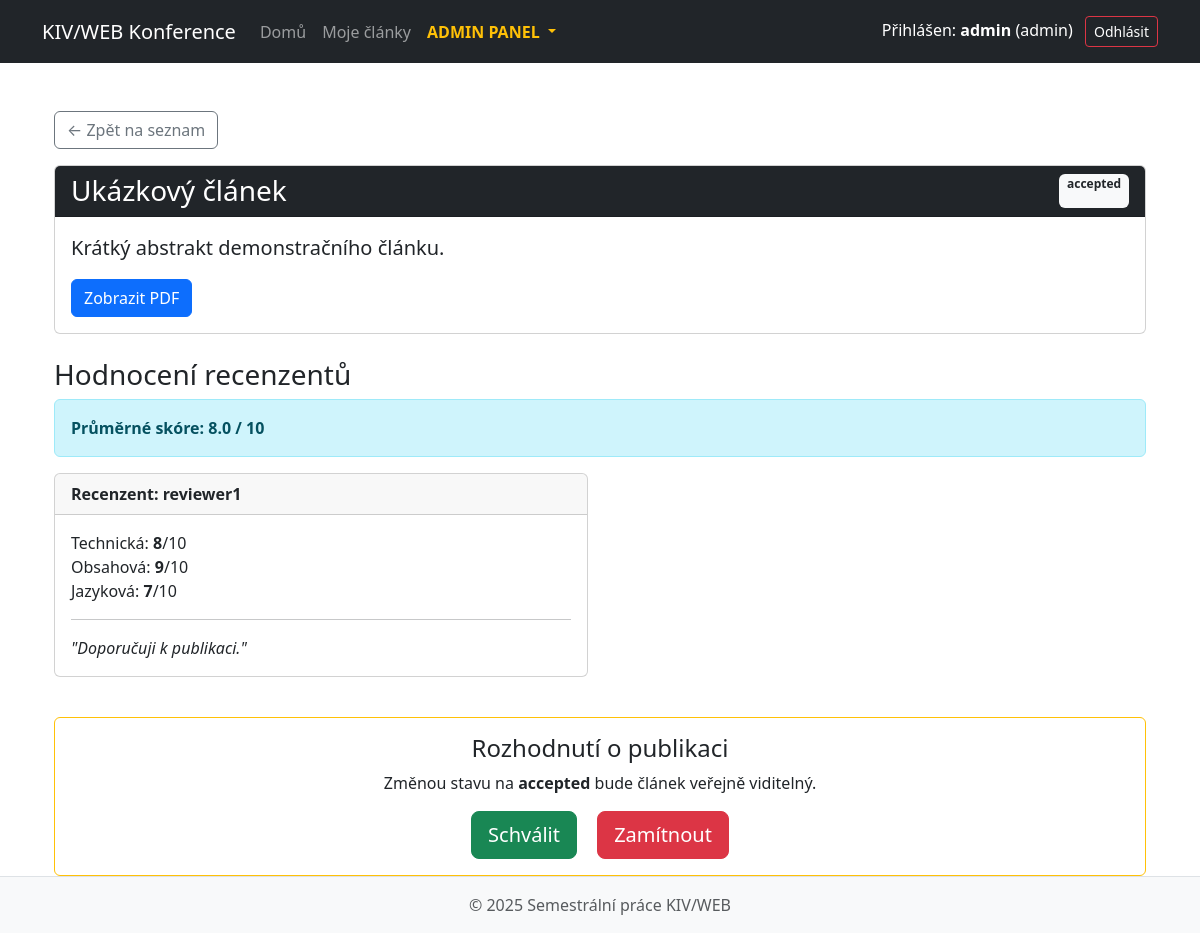
Page /index.php?page=admin-article-detail&id=1 (signed in) on the committed database.
### tables this page shows
CREATE TABLE articles (
    id INT AUTO_INCREMENT PRIMARY KEY,
    title VARCHAR(255) NOT NULL,
    abstract TEXT NOT NULL,
    filename VARCHAR(255) NOT NULL,
    author_id INT NOT NULL,
    status ENUM('pending','accepted','rejected') NOT NULL DEFAULT 'pending',
    created_at TIMESTAMP DEFAULT CURRENT_TIMESTAMP,
    CONSTRAINT fk_articles_users FOREIGN KEY (author_id) REFERENCES users(id) ON DELETE CASCADE
);

CREATE TABLE reviews (
    id INT AUTO_INCREMENT PRIMARY KEY,
    article_id INT NOT NULL,
    reviewer_id INT NOT NULL,
    score_technical INT NOT NULL DEFAULT 0,
    score_content INT NOT NULL DEFAULT 0,
    score_language INT NOT NULL DEFAULT 0,
    comment TEXT,
    created_at TIMESTAMP DEFAULT CURRENT_TIMESTAMP,
    CONSTRAINT fk_reviews_articles FOREIGN KEY (article_id) REFERENCES articles(id) ON DELETE CASCADE,
    CONSTRAINT fk_reviews_users FOREIGN KEY (reviewer_id) REFERENCES users(id) ON DELETE CASCADE,
    CONSTRAINT uq_article_reviewer UNIQUE (article_id, reviewer_id)
);

CREATE TABLE users (
    id INT AUTO_INCREMENT PRIMARY KEY,
    username VARCHAR(50) NOT NULL UNIQUE,
    email VARCHAR(100) NOT NULL UNIQUE,
    password VARCHAR(255) NOT NULL,
    role ENUM('author','reviewer','admin') NOT NULL DEFAULT 'author',
    created_at TIMESTAMP DEFAULT CURRENT_TIMESTAMP
);

### app/Controllers/AdminController.php (called while the page is built, shortened)
<?php
require_once __DIR__ . '/../Core/Database.php';
require_once __DIR__ . '/../Models/ArticleModel.php';
require_once __DIR__ . '/../Models/ReviewModel.php';
class AdminController extends Controller {
    public function articleDetail() {
        $id = $_GET['id'] ?? null;
        $db = (new Database())->getConnection();
        $articleModel = new ArticleModel($db);
        $reviewModel = new ReviewModel($db);
        $article = $articleModel->getById($id);
        $reviews = $reviewModel->getReviewsByArticleId($id);
        $averageScore = 0;
        if (count($reviews) > 0) {
            $total = 0;
            foreach ($reviews as $r) {
                $reviewAvg = ($r->score_technical + $r->score_content + $r->score_language) / 3;
                $total += $reviewAvg;
            }
            $averageScore = $total / count($reviews);
        }
        $this->view('admin_article_detail', [
            'article' => $article,
            'reviews' => $reviews,
            'average' => $averageScore
        ]);
    }
}

### app/Models/ArticleModel.php (called while the page is built, shortened)
<?php
class ArticleModel {
    private $db;
    public function __construct(PDO $pdo) {
        $this->db = $pdo;
    }
    public function getById($id) {
        $stmt = $this->db->prepare("SELECT * FROM articles WHERE id = :id");
        $stmt->execute(['id' => $id]);
        return $stmt->fetch(PDO::FETCH_OBJ);
    }
}

### app/Models/ReviewModel.php (called while the page is built, shortened)
<?php
class ReviewModel {
    private $db;
    public function __construct(PDO $pdo) {
        $this->db = $pdo;
    }
    public function getReviewsByArticleId($articleId) {
        $stmt = $this->db->prepare("
            SELECT r.*, u.username as reviewer_name
            FROM reviews r
            JOIN users u ON r.reviewer_id = u.id
            WHERE r.article_id = :aid
        ");
        $stmt->execute(['aid' => $articleId]);
        return $stmt->fetchAll(PDO::FETCH_OBJ);
    }
}

### app/Views/admin_article_detail.phtml (the view, shortened to what this page needs)
<div class="container mt-4">
    <a href="index.php?page=admin-articles" class="btn btn-outline-secondary mb-3">&larr; Zpět na seznam</a>
    <div class="card mb-4">
        <div class="card-header bg-dark text-white d-flex justify-content-between">
            <h3 class="card-title mb-0"><?= htmlspecialchars($article->title) ?></h3>
            <span class="badge bg-light text-dark"><?= $article->status ?></span>
        </div>
        <div class="card-body">
            <p class="lead"><?= nl2br(htmlspecialchars($article->abstract)) ?></p>
            <a href="uploads/<?= htmlspecialchars($article->filename) ?>" target="_blank" class="btn btn-primary">Zobrazit PDF</a>
        </div>
    </div>
    <h3>Hodnocení recenzentů</h3>
    <?php if (empty($reviews)): ?>
        <p class="text-muted">Zatím žádné recenze.</p>
    <?php else: ?>
        <div class="alert alert-info">
            <strong>Průměrné skóre: <?= number_format($average, 1) ?> / 10</strong>
        </div>
        <div class="row">
            <?php foreach ($reviews as $r): ?>
            <div class="col-md-6 mb-3">
                <div class="card h-100">
                    <div class="card-header">
                        <strong>Recenzent: <?= htmlspecialchars($r->reviewer_name) ?></strong>
                    </div>
                    <div class="card-body">
                        <ul class="list-unstyled">
                            <li>Technická: <strong><?= $r->score_technical ?></strong>/10</li>
                            <li>Obsahová: <strong><?= $r->score_content ?></strong>/10</li>
                            <li>Jazyková: <strong><?= $r->score_language ?></strong>/10</li>
                        </ul>
                        <hr>
                        <p class="card-text"><em>"<?= htmlspecialchars($r->comment) ?>"</em></p>
                    </div>
                </div>
            </div>
            <?php endforeach; ?>
        </div>
    <?php endif; ?>
    <div class="card mt-4 border-warning">
        <div class="card-body text-center">
            <h4>Rozhodnutí o publikaci</h4>
            <p>Změnou stavu na <strong>accepted</strong> bude článek veřejně viditelný.</p>
            <form action="index.php?page=admin-status" method="post" class="d-inline-block">
                <button type="submit" name="status" value="accepted" class="btn btn-success btn-lg mx-2" onclick="return confirm('Opravdu SCHVÁLIT článek?')">Schválit</button>
                <button type="submit" name="status" value="rejected" class="btn btn-danger btn-lg mx-2" onclick="return confirm('Opravdu ZAMÍTNOUT článek?')">Zamítnout</button>
            </form>
        </div>
    </div>
</div>

### rows in the picture
articles: title "Ukázkový článek", status "accepted", abstract "Krátký abstrakt demonstračního článku."
reviews: reviewer.username "reviewer1", score_technical "8", score_content "9", score_language "7", comment "Doporučuji k publikaci."

### other values in the picture
$_SESSION['username'] "admin"
$_SESSION['role'] "admin"
$average "8.0"
